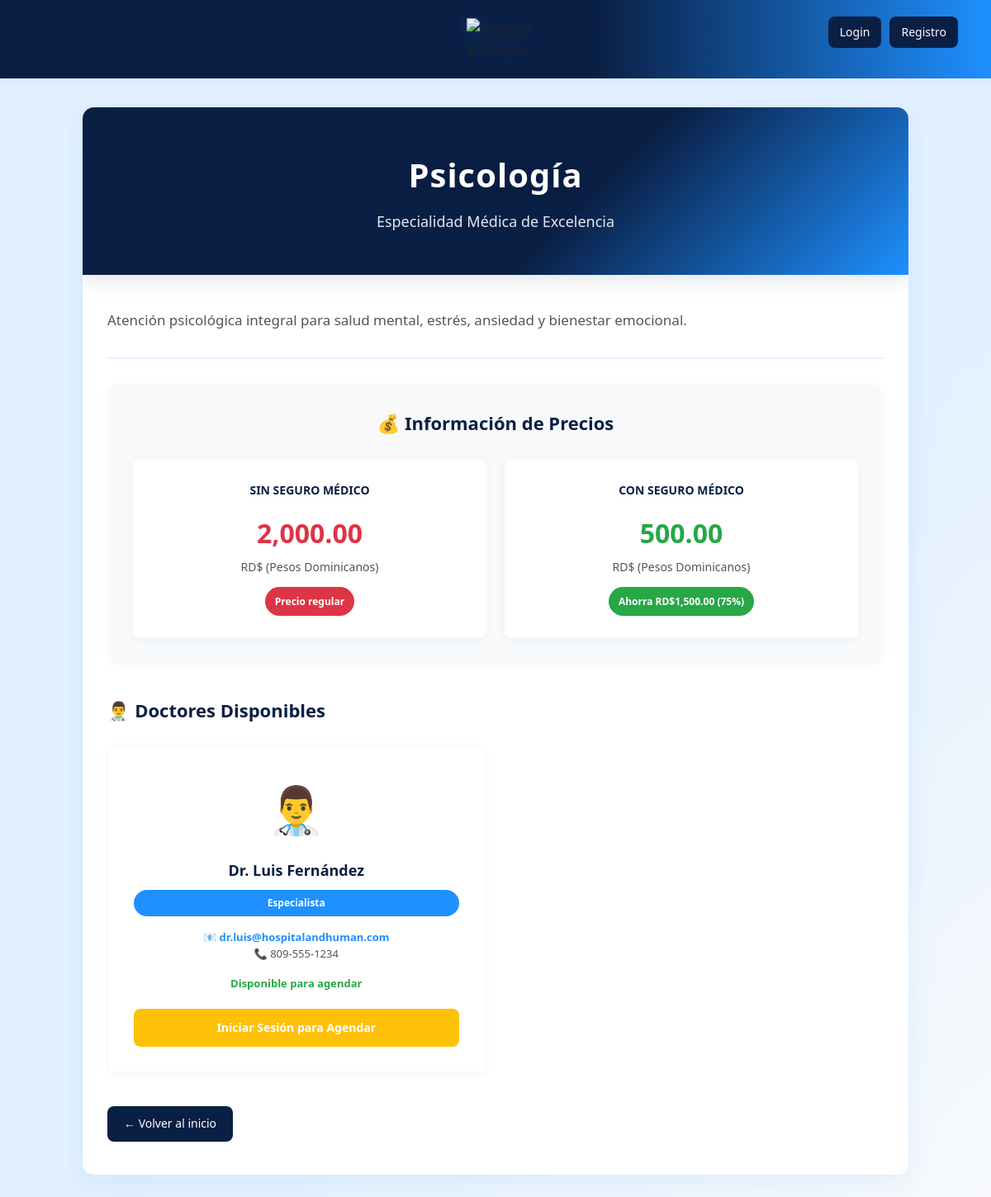
Page /especialidades/ver.php?id=1 on the committed database.
### tables this page shows
CREATE TABLE `especialidades` (
  `id` int(11) NOT NULL AUTO_INCREMENT,
  `nombre` varchar(100) NOT NULL,
  `descripcion` text DEFAULT NULL,
  `precio` decimal(10,2) NOT NULL,
  PRIMARY KEY (`id`),
  INDEX `idx_nombre` (`nombre`)
);

CREATE TABLE `doctores` (
  `id` int(11) NOT NULL AUTO_INCREMENT,
  `nombre` varchar(100) NOT NULL,
  `id_especialidad` int(11) DEFAULT NULL,
  `id_usuario` int(11) DEFAULT NULL,
  PRIMARY KEY (`id`),
  KEY `fk_especialidad` (`id_especialidad`),
  KEY `fk_usuario` (`id_usuario`),
  CONSTRAINT `doctores_ibfk_1` FOREIGN KEY (`id_especialidad`) REFERENCES `especialidades` (`id`) ON DELETE SET NULL,
  CONSTRAINT `doctores_ibfk_2` FOREIGN KEY (`id_usuario`) REFERENCES `usuarios` (`id`) ON DELETE CASCADE
);

CREATE TABLE `usuarios` (
  `id` int(11) NOT NULL AUTO_INCREMENT,
  `nombre` varchar(50) NOT NULL,
  `apellido` varchar(50) NOT NULL,
  `cedula` varchar(20) UNIQUE DEFAULT NULL,
  `telefono` varchar(20) DEFAULT NULL,
  `correo` varchar(100) NOT NULL UNIQUE,
  `password` varchar(255) NOT NULL,
  `seguro` varchar(50) DEFAULT NULL,
  `genero` enum('masculino','femenino') DEFAULT NULL,
  `rol` varchar(20) DEFAULT 'user',
  `fecha_registro` timestamp NOT NULL DEFAULT CURRENT_TIMESTAMP,
  PRIMARY KEY (`id`),
  UNIQUE KEY `correo_unique` (`correo`),
  UNIQUE KEY `cedula_unique` (`cedula`),
  INDEX `idx_rol` (`rol`),
  INDEX `idx_correo` (`correo`)
);

### especialidades/ver.php (the view, shortened to what this page needs)
<?php
require_once("../config/db.php");
$id = intval($_GET['id']);
try {
    $stmt = $pdo->prepare("SELECT * FROM especialidades WHERE id = ?");
    $stmt->execute([$id]);
    $esp = $stmt->fetch();
} catch(PDOException $e) {
    die("<div style='text-align:center; padding:40px;'><h2>Error en la base de datos</h2></div>");
}
try {
    $stmt = $pdo->prepare("
        SELECT d.*, u.telefono, u.correo
        FROM doctores d
        LEFT JOIN usuarios u ON d.id_usuario = u.id
        WHERE d.id_especialidad = ?
        ORDER BY d.nombre ASC
    ");
    $stmt->execute([$id]);
    $doctores = $stmt->fetchAll();
} catch(PDOException $e) {
    $doctores = [];
}
$precio_sin_seguro = floatval($esp['precio']);
$precio_con_seguro = round($precio_sin_seguro * 0.25, 2);
$descuento = round($precio_sin_seguro * 0.75, 2);
?>
<!DOCTYPE html>
<html lang="es">
<head>
    <link rel="stylesheet" href="../assets/css/style.css">
</head>
<body>
<header id="header" style="background: linear-gradient(90deg, #0a1f44 60%, #1e90ff 100%); box-shadow: 0 2px 16px rgba(30,144,255,0.08);">
    <img src="../assets/img/logo.png" alt="Hospital & Human" class="logo" style="max-width: 90px; margin: 10px 0 10px 20px; filter: drop-shadow(0 2px 8px #1e90ff33);">
    <div class="nav">
        <?php if(isset($_SESSION['usuario'])): ?>
            <span title="Usuario activo">👤 <?php echo htmlspecialchars($_SESSION['usuario']); ?></span>
            <?php if($_SESSION['rol'] == 'admin'): ?>
                <a href="../admin/dashboard.php" title="Panel de administración">Admin</a>
            <?php elseif($_SESSION['rol'] == 'doctor'): ?>
                <a href="../doctor/dashboard.php" title="Mi panel">Mi Panel</a>
            <?php else: ?>
                <a href="../user/dashboard.php" title="Mi panel">Mi Panel</a>
            <?php endif; ?>
            <a href="../auth/logout.php" title="Cerrar sesión">Salir</a>
        <?php else: ?>
            <a href="../auth/login.php" title="Iniciar sesión">Login</a>
            <a href="../auth/register.php" title="Crear cuenta">Registro</a>
        <?php endif; ?>
    </div>
</header>
<div class="especialidad-container" style="background: linear-gradient(135deg, #e3f0ff 60%, #f8fafc 100%);">
    <div class="especialidad-box" style="box-shadow: 0 8px 32px rgba(30,144,255,0.10);">
        <div class="especialidad-header" style="background: linear-gradient(135deg, #0a1f44 60%, #1e90ff 100%); box-shadow: 0 4px 24px #0a1f4422;">
            <h1 style="font-size: 40px; font-weight: 800; letter-spacing: 1px; color: #fff; margin-bottom: 10px; text-shadow: 0 2px 12px #0a1f44; animation: fadeUp 1s 0.2s both;">
                <?php echo htmlspecialchars($esp['nombre']); ?>
            </h1>
            <p style="font-size: 18px; color: #e2e8f0; font-weight: 500; margin: 0; animation: fadeUp 1s 0.4s both;">Especialidad Médica de Excelencia</p>
        </div>
        <div class="especialidad-content">
            <div class="descripcion" style="border-bottom: 2px solid #e3f0ff;">
                <p style="font-size: 17px; color: #555; line-height: 1.8; animation: fadeUp 1s 0.6s both;">
                    <?php echo htmlspecialchars($esp['descripcion']); ?>
                </p>
            </div>
            <div class="precios-section" style="background: #f8f9fa; border-radius: 18px; box-shadow: 0 2px 12px #1e90ff11;">
                <h3 style="color: #0a1f44; font-weight: 700; font-size: 22px; margin-bottom: 25px;">💰 Información de Precios</h3>
                <div class="precios-grid">
                    <div class="precio-card" style="box-shadow: 0 2px 8px #1e90ff11;">
                        <h4>Sin Seguro Médico</h4>
                        <div class="monto" style="font-size: 32px; font-weight: 700; color: #dc3545; margin-bottom: 5px;"><?php echo number_format($precio_sin_seguro, 2); ?></div>
                        <div class="moneda">RD$ (Pesos Dominicanos)</div>
                        <span class="descuento-badge" style="background: #dc3545;">Precio regular</span>
                    </div>
                    <div class="precio-card" style="box-shadow: 0 2px 8px #1e90ff11;">
                        <h4>Con Seguro Médico</h4>
                        <div class="monto" style="font-size: 32px; font-weight: 700; color: #28a745; margin-bottom: 5px;"><?php echo number_format($precio_con_seguro, 2); ?></div>
                        <div class="moneda">RD$ (Pesos Dominicanos)</div>
                        <span class="descuento-badge" style="background: #28a745;">Ahorra RD$<?php echo number_format($descuento, 2); ?> (75%)</span>
                    </div>
                </div>
            </div>
            <div class="doctores-section">
                <h3 style="color: #0a1f44; font-weight: 700; font-size: 22px; margin-bottom: 25px;">👨‍⚕️ Doctores Disponibles</h3>
                <div class="doctores-grid">
                    <?php if(count($doctores) > 0): ?>
                        <?php foreach($doctores as $doc): ?>
                            <div class="doctor-card" style="box-shadow: 0 2px 8px #1e90ff11; animation: scaleIn 0.8s cubic-bezier(.4,2,.6,1) both;">
                                <div class="doctor-icon">👨‍⚕️</div>
                                <h4><?php echo htmlspecialchars($doc['nombre']); ?></h4>
                                <div class="especialidad-badge">Especialista</div>
                                <div class="contacto">
                                    <span>📧 <a href="mailto:<?php echo htmlspecialchars($doc['correo']); ?>"><?php echo htmlspecialchars($doc['correo']); ?></a></span><br>
                                    <span>📞 <?php echo htmlspecialchars($doc['telefono']); ?></span>
                                </div>
                                <div class="disponibilidad">Disponible para agendar</div>
                                <?php if(isset($_SESSION['usuario'])): ?>
                                    <a href="../user/agendar.php?id_doctor=<?php echo $doc['id']; ?>&id_especialidad=<?php echo $id; ?>" class="btn">Agendar Cita</a>
                                <?php else: ?>
                                    <a href="../auth/login.php" class="btn login-btn">Iniciar Sesión para Agendar</a>
                                <?php endif; ?>
                            </div>
                        <?php endforeach; ?>
                    <?php else: ?>
                        <div class="no-doctores">
                            <p>No hay doctores disponibles para esta especialidad en este momento.</p>
                        </div>
                    <?php endif; ?>
                </div>
            </div>
            <a href="../index.php" class="btn-volver" style="margin-top: 40px;">← Volver al inicio</a>
        </div>
    </div>
</div>
</body>
</html>

### assets/css/style.css (style rules this page uses)
:root { --primary: #0a1f44; --secondary: #1e90ff; --background: #FBFBFB; --white: #ffffff; --text: #222; --text-light: #555; --success: #28a745; --error: #dc3545; --warning: #ffc107; --info: #17a2b8; --radius: 14px; --radius-sm: 8px; --transition: all 0.3s ease; --transition-fast: all 0.15s ease; --transition-slow: all 0.5s ease; --shadow-sm: 0 2px 8px rgba(0,0,0,0.05); --shadow-md: 0 8px 25px rgba(0,0,0,0.08); --shadow-lg: 0 15px 35px rgba(0,0,0,0.1); --bg-default-light: #fbfbfb; --bg-default-dark: #0f172a; --text-default-light: #222; --text-default-dark: #e2e8f0; --card-light: #ffffff; --card-dark: #1e293b; --border-light: #e2e8f0; --border-dark: #334155; }
* { margin: 0; padding: 0; box-sizing: border-box; }
html { scroll-behavior: smooth; }
body { font-family: 'Segoe UI', Tahoma, Geneva, Verdana, sans-serif; background: var(--background); color: var(--text); line-height: 1.6; -webkit-font-smoothing: antialiased; -moz-osx-font-smoothing: grayscale; margin: 0 !important; padding: 0 !important; transition: background-color 0.3s ease, color 0.3s ease; }
#header { position: fixed; top: 0; width: 100%; background: var(--nav-background, var(--background)); display: flex; justify-content: center; align-items: center; padding: 12px 0; transition: var(--transition); z-index: 1000; box-shadow: 0 2px 8px rgba(0,0,0,0.02); }
.logo { max-width: 110px; height: auto; object-fit: contain; transition: var(--transition); cursor: pointer; }
.nav { position: absolute; top: 20px; right: 40px; display: flex; align-items: center; gap: 10px; flex-wrap: wrap; justify-content: flex-end; }
.nav a { text-decoration: none; background: var(--primary); color: var(--white); padding: 8px 14px; border-radius: var(--radius-sm); transition: var(--transition-fast); font-size: 14px; font-weight: 500; white-space: nowrap; }

### rows in the picture
especialidades: nombre "Psicología", descripcion "Atención psicológica integral para salud mental, estrés, ansiedad y bienestar emocional.", precio "2,000.00", precio "500.00", precio "1,500.00"
doctores: nombre "Dr. Luis Fernández", id_usuario.correo "dr.luis@hospitalandhuman.com", id_usuario.telefono "809-555-1234"
